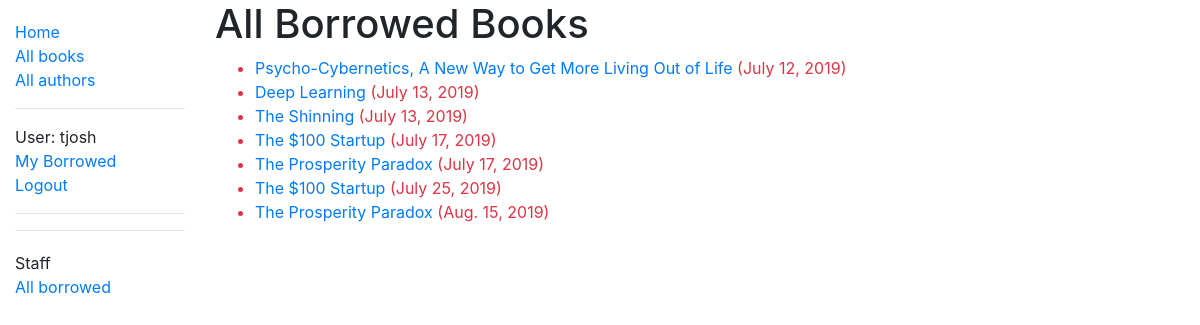
/catalog/borrowed/ (signed in), run on an earlier commit of the app's database.
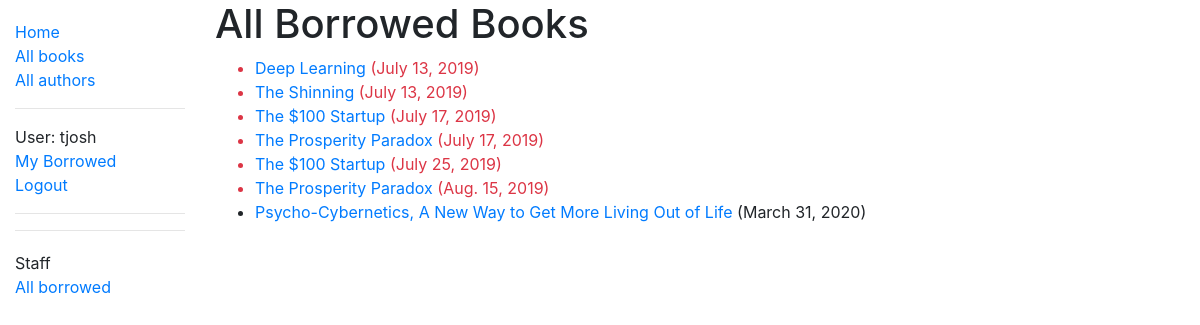
And on a later commit of the database.
### catalog/models.py (models this page shows, shortened)
class BookInstance(models.Model):
    id = models.UUIDField(
        primary_key=True,
        default=uuid.uuid4,
        help_text="Unique ID for this particular book across whole library",
    )
    book = models.ForeignKey("Book", on_delete=models.SET_NULL, null=True)
    imprint = models.CharField(max_length=200)
    due_back = models.DateField(null=True, blank=True)
    book_borrower = models.ForeignKey(
        User, on_delete=models.SET_NULL, null=True, blank=True
    )
    book_quality = models.CharField(max_length=200)
    LOAN_STATUS = (
        ("m", "Maintenance"),
        ("o", "On loan"),
        ("a", "Available"),
        ("r", "Reserved"),
    )
    status = models.CharField(
        max_length=1,
        choices=LOAN_STATUS,
        blank=True,
        default="m",
        help_text="Book availability",
    )
    class Meta:
        ordering = ["due_back"]
        permissions = (("can_mark_returned", "Set book as returned"),)
    @property
    def is_overdue(self):
        if self.due_back and date.today() > self.due_back:
            return True
        return False

class Book(models.Model):
    title = models.CharField(max_length=200)
    author = models.ForeignKey("Author", on_delete=models.SET_NULL, null=True)
    summary = models.TextField(
        max_length=1000, help_text="Enter a brief description of the book"
    )
    isbn = models.CharField(
        "ISBN",
        max_length=13,
        help_text="13 Character"
        ' <a href="https://www.isbn-international.org/content/what-isbn">'
        "ISBN number</a>",
    )
    genre = models.ManyToManyField(
        Genre, help_text="Select a genre for this book"
    )
    book_language = models.ForeignKey(
        "BookLanguage", on_delete=models.SET_NULL, null=True
    )
    def display_genre(self):
        """Create a string for the Genre.
        This is required to display genre in Admin."""
        return ", ".join(genre.name for genre in self.genre.all()[:3])
    display_genre.short_description = "Genre"

### catalog/views.py (the view)
# urls.py: re_path(r'borrowed/', views.AllLoanedBooksListView.as_view(), name='all-borrowed'),
class AllLoanedBooksListView(PermissionRequiredMixin, generic.ListView):
    model = BookInstance
    permission_required = "catalog.can_mark_returned"
    template_name = "catalog/bookinstance_list_borrowed_all.html"
    paginate_by = 10
    def get_queryset(self):
        return BookInstance.objects.filter(status__exact="o").order_by(
            "due_back"
        )

### catalog/templates/catalog/bookinstance_list_borrowed_all.html
{% extends "base_generic.html" %}
{% block content %}
<h1>All Borrowed Books</h1>
{% if bookinstance_list %}
<ul>
  {% for bookinst in bookinstance_list %}
  <li class="{% if bookinst.is_overdue %}text-danger{% endif %}">
    <a href="{% url 'book-detail' bookinst.book.pk %}">{{bookinst.book.title}}</a> ({{ bookinst.due_back }})
  </li>
  {% endfor %}
</ul>
{% else %}
<p>There are no books borrowed.</p>
{% endif %}
{% endblock %}

What changed in the data, as far as the page shows it:
changed BookInstance "Psycho-Cybernetics, A New Way to Get More Living Out of Life": due_back "July 12, 2019" → "March 31, 2020"; moves down the list
